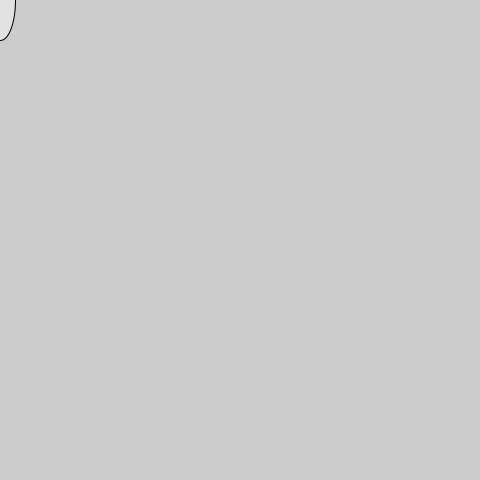
Frame 1 (no input)
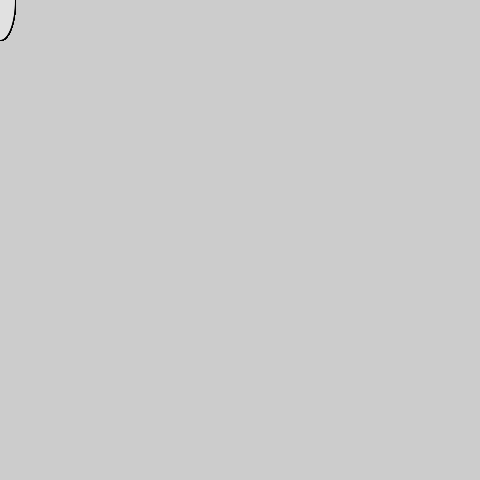
Frame 60 (the mouse pressed at the canvas centre just before this capture)
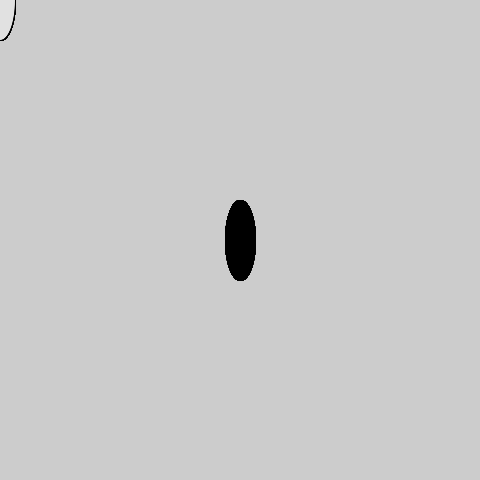
Frame 120 (the mouse held since frame 60 and released just before this capture)

The Processing sketch that drew these frames (run headless with seeded random() and noise(); from frame 60 on, the mouse is pressed at the canvas centre):

// Processing sketch: processing_38714
// ── processing_38714.pde

void setup() {
  size(480, 480);
  smooth();
}

void draw() {
  if (mousePressed) {
    fill(0);
  } else {
    fill(225);
  }
  ellipse(mouseX, mouseY, 30, 80);
}
